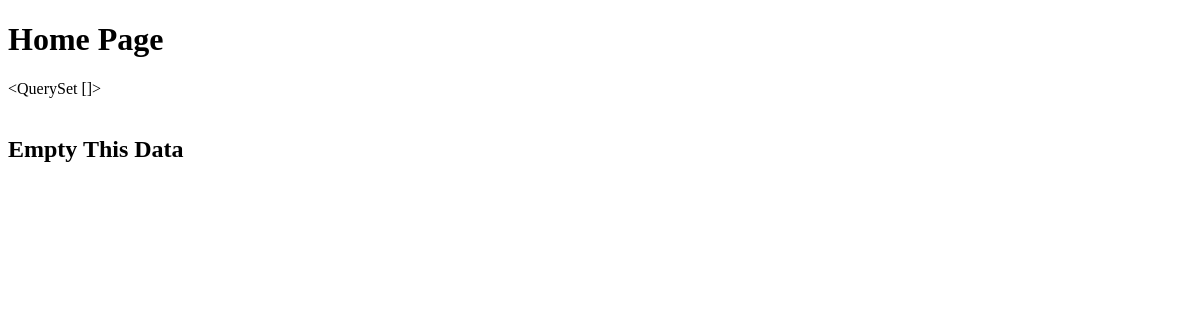
Before: /student/info/ with the older database file.
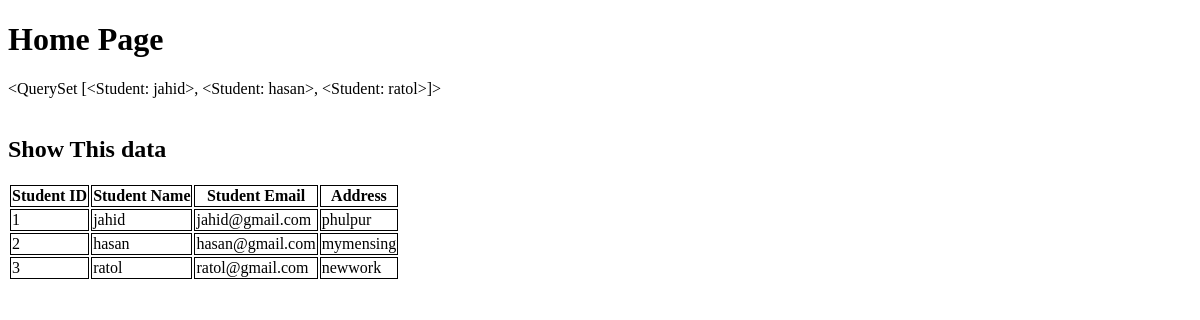
After: the same page with the newer database file.
### resource/models.py (models this page shows)
class Student(models.Model):
    stuid = models.IntegerField()
    stuname = models.CharField(max_length=70)
    stuemail = models.EmailField(max_length=25)
    stuaddress = models.TextField(max_length=70)
    def __str__(self):
        return self.stuname

### resource/views.py (the view)
# urls.py: path("info/",views.student)
def student(request):
    stud = Student.objects.all()
    return render(request,"resource/home.html",{"stu": stud})

### resource/templates/resource/home.html (shortened to what this page needs)
<!DOCTYPE html>
<html lang="en">
<head>
</head>
<body>
    <h1> Home Page</h1>
    {{stu}}
    <br><br>
    <table>
        {% if stu %}
        <h2>Show This data</h2>
        <tr>
            <th>Student ID</th>
            <th>Student Name</th>
            <th>Student Email</th>
            <th>Address</th>
        </tr>
        {% for i in stu %}
        <tr>
            <td>{{i.stuid}}</td>
            <td>{{i.stuname}}</td>
            <td>{{i.stuemail}}</td>
            <td>{{i.stuaddress}}</td>
        </tr>
        {% endfor %}
        {% else %}
        <h2>Empty This Data</h2>
        {% endif %}
    </table>
</body>
</html>

### resource/templates/resource/home.html (style rules this page uses)
th,td { border: 1px black solid; }

Changed rows visible on the page:
added Student: stuname.stuname "<QuerySet [<Student: jahid>, <Student: hasan>, <Student: ratol>]>", stuid "1", stuname "jahid", stuemail "jahid@gmail.com", stuaddress "phulpur"
added Student: stuid "2", stuname "hasan", stuemail "hasan@gmail.com", stuaddress "mymensing"
added Student: stuid "3", stuname "ratol", stuemail "ratol@gmail.com", stuaddress "newwork"
Other visible differences:
{{ stu }}: "<QuerySet []>" → (not shown)
text no longer shown: "Empty This Data"
text now shown: "Show This data Student ID Student Name Student Email Address"
